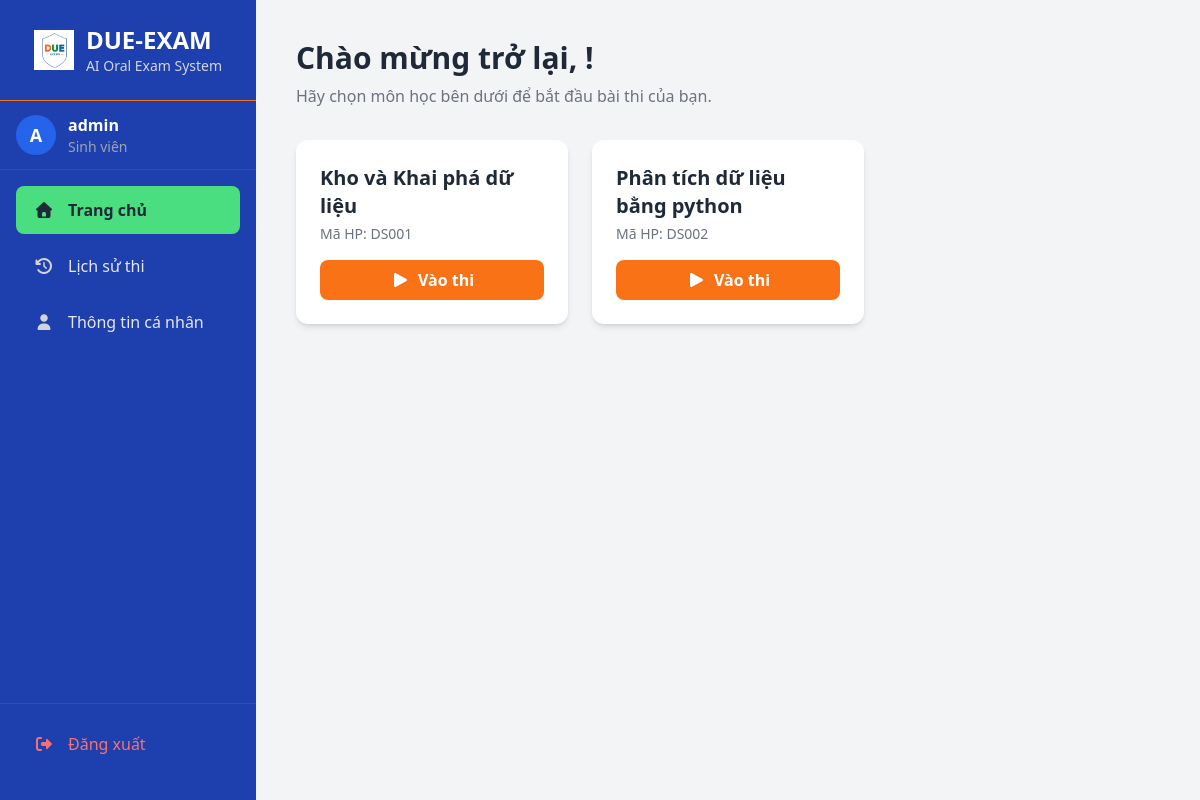
/student/dashboard/ (signed in), run on the app's committed database.
### qna/models.py (models this page shows, shortened)
class UserProfile(models.Model):
    user = models.OneToOneField(settings.AUTH_USER_MODEL, on_delete=models.CASCADE)
    is_lecturer = models.BooleanField(default=False)
    subjects_taught = models.ManyToManyField(Subject, blank=True, related_name="lecturers")
    full_name = models.CharField(max_length=150, blank=True, default="")
    class_name = models.CharField(max_length=100, blank=True, default="")
    student_id = models.CharField(max_length=150, blank=True, default="")
    profile_image_blob = models.BinaryField(null=True, blank=True)
    profile_image_mime = models.CharField(max_length=100, blank=True, default="")

class Subject(models.Model):
    name = models.CharField(max_length=255, verbose_name="Tên môn học")
    subject_code = models.CharField(max_length=20, unique=True, verbose_name="Mã môn học")
    quiz_data_file = models.CharField(max_length=255, blank=True, null=True, help_text="Ví dụ: data_analysis_quiz.json")
    exam_password = models.CharField(
        max_length=100,
        blank=True,
        null=True,
        verbose_name="Mật khẩu bài thi",
        help_text="Mật khẩu để sinh viên vào bài thi (để trống nếu không cần)",
    )

### qna/views.py (the view)
# urls.py: path("student/dashboard/", views.dashboard_view, name="dashboard"),
@login_required
def dashboard_view(request: HttpRequest) -> HttpResponse:
    subjects = Subject.objects.all().order_by("name")
    recent_sessions = ExamSession.objects.filter(user=request.user).select_related("subject").order_by("-created_at")[
        :5]
    profile, _ = UserProfile.objects.get_or_create(user=request.user)
    return render(request, "qna/student/dashboard.html", {
        "subjects": subjects, "recent_sessions": recent_sessions,
        "full_name": profile.full_name or request.user.first_name,
    })

### qna/templates/qna/student/dashboard.html (shortened to what this page needs)
{% extends 'base.html' %}
{% block content %}
<h2 class="text-3xl font-bold text-gray-800 mb-2">Chào mừng trở lại, {{ full_name }}!</h2>
<p class="text-gray-500 mb-8">Hãy chọn môn học bên dưới để bắt đầu bài thi của bạn.</p>
<div class="grid grid-cols-1 md:grid-cols-2 lg:grid-cols-3 gap-6">
    {% for subject in subjects %}
    <div class="bg-white p-6 rounded-xl shadow-md hover:shadow-xl transition-shadow">
        <div class="flex items-start justify-between">
            <div class="flex-1">
                <h3 class="text-xl font-bold text-gray-800">{{ subject.name }}</h3>
                <p class="text-gray-500 text-sm mt-1">Mã HP: {{ subject.subject_code }}</p>
            </div>
        </div>
        <div class="mt-4">
            {% if subject.exam_password %}
            <a href="{% url 'qna:exam_password' subject.subject_code %}" class="w-full text-center block bg-orange-500 text-white font-bold py-2 px-4 rounded-lg hover:bg-orange-600 transition-colors">
                <i class="fas fa-unlock-alt mr-2"></i>Vào thi
            </a>
            {% else %}
            <a href="{% url 'qna:pre_exam_verification' subject.subject_code %}" class="w-full text-center block bg-orange-500 text-white font-bold py-2 px-4 rounded-lg hover:bg-orange-600 transition-colors">
                <i class="fas fa-play mr-2"></i>Vào thi
            </a>
            {% endif %}
        </div>
    </div>
    {% empty %}
    <p class="text-gray-500">Chưa có môn thi nào được tạo.</p>
    {% endfor %}
</div>
{% endblock %}

### Templates/base.html (shortened to what this page needs)
{% load static %}
<html lang="vi" class="h-full">
<head>
    <script src="https://cdn.tailwindcss.com"></script>
    <link rel="stylesheet" href="{% static 'css/all.min.css' %}">
</head>
<body class="bg-gray-100 font-sans h-full">
    <div class="flex h-screen overflow-hidden">
        <aside id="sidebar" class="w-64 bg-blue-800 text-gray-200 flex flex-col flex-shrink-0">
            <div class="p-6 flex items-center justify-center border-b border-orange-500">
                <img src="{% static 'images/logo.jpg' %}" alt="Logo" class="w-10 h-10 mr-3">
                <div>
                    <h1 class="text-2xl font-bold text-white">DUE-EXAM</h1>
                    <p class="text-sm text-gray-300">AI Oral Exam System</p>
                </div>
            </div>
            <div class="px-4 py-3 border-b border-blue-700">
                <div class="flex items-center">
                    <div class="w-10 h-10 bg-blue-600 rounded-full flex items-center justify-center text-white font-bold text-lg">
                        {{ user.username|slice:":1"|upper }}
                    </div>
                    <div class="ml-3">
                        <p class="text-white font-semibold">{{ user.userprofile.full_name|default:user.username }}</p>
                        <p class="text-sm text-gray-400">
                            {% if user.userprofile.is_lecturer %}Giảng viên{% else %}Sinh viên{% endif %}
                        </p>
                    </div>
                </div>
            </div>
            <nav class="flex-1 px-4 py-4 space-y-2 overflow-y-auto">
                {% if user.userprofile.is_lecturer %}
                <a href="{% url 'qna:lecturer_dashboard' %}" class="sidebar-link flex items-center px-4 py-3 rounded-lg transition-colors hover:bg-blue-700 {% if request.resolver_match.url_name == 'lecturer_dashboard' %}active{% endif %}">
                    <i class="fas fa-home w-6 text-gray-300"></i>
                    <span class="ml-3">Dashboard</span>
                </a>
                <a href="{% url 'qna:lecturer_questions_screen' %}" class="sidebar-link flex items-center px-4 py-3 rounded-lg transition-colors hover:bg-blue-700 {% if request.resolver_match.url_name == 'lecturer_questions_screen' %}active{% endif %}">
                    <i class="fas fa-question-circle w-6 text-gray-300"></i>
                    <span class="ml-3">Quản lý câu hỏi</span>
                </a>
                <a href="{% url 'qna:lecturer_exam_codes_screen' %}" class="sidebar-link flex items-center px-4 py-3 rounded-lg transition-colors hover:bg-blue-700 {% if request.resolver_match.url_name == 'lecturer_exam_codes_screen' or request.resolver_match.url_name == 'lecturer_generate_codes_screen' %}active{% endif %}">
                    <i class="fas fa-file-alt w-6 text-gray-300"></i>
                    <span class="ml-3">Quản lý đề thi</span>
                </a>
                <div>
                    <button onclick="toggleSubmenu('examSessionMenu')" class="w-full flex items-center justify-between px-4 py-3 rounded-lg transition-colors hover:bg-blue-700 text-left">
                        <div class="flex items-center">
                            <i class="fas fa-calendar-alt w-6 text-gray-300"></i>
                            <span class="ml-3">Ca thi</span>
                        </div>
                        <i class="fas fa-chevron-down text-gray-400 transition-transform" id="examSessionMenuArrow"></i>
                    </button>
                    <div id="examSessionMenu" class="submenu ml-6 space-y-1">
                        <a href="{% url 'qna:lecturer_create_session_screen' %}" class="submenu-link block px-4 py-2 rounded-lg text-sm text-gray-300 hover:text-white hover:bg-blue-700 transition-colors {% if request.resolver_match.url_name == 'lecturer_create_session_screen' %}active{% endif %}">
                            <i class="fas fa-plus-circle w-5 mr-2"></i>Tạo ca thi
                        </a>
                        <a href="{% url 'qna:lecturer_exam_sessions_list' %}" class="submenu-link block px-4 py-2 rounded-lg text-sm text-gray-300 hover:text-white hover:bg-blue-700 transition-colors {% if request.resolver_match.url_name == 'lecturer_exam_sessions_list' %}active{% endif %}">
                            <i class="fas fa-list-alt w-5 mr-2"></i>Danh sách ca thi
                        </a>
                    </div>
                </div>
                <div>
                    <button onclick="toggleSubmenu('resultMenu')" class="w-full flex items-center justify-between px-4 py-3 rounded-lg transition-colors hover:bg-blue-700 text-left">
                        <div class="flex items-center">
                            <i class="fas fa-chart-bar w-6 text-gray-300"></i>
                            <span class="ml-3">Kết quả</span>
                        </div>
                        <i class="fas fa-chevron-down text-gray-400 transition-transform" id="resultMenuArrow"></i>
                    </button>
                    <div id="resultMenu" class="submenu ml-6 space-y-1">
                        <a href="{% url 'qna:lecturer_student_review_screen' %}" class="submenu-link block px-4 py-2 rounded-lg text-sm text-gray-300 hover:text-white hover:bg-blue-700 transition-colors {% if request.resolver_match.url_name == 'lecturer_student_review_screen' %}active{% endif %}">
                            <i class="fas fa-user-graduate w-5 mr-2"></i>Xem bài làm sinh viên
                        </a>
                        <a href="{% url 'qna:lecturer_export_reports_screen' %}" class="submenu-link block px-4 py-2 rounded-lg text-sm text-gray-300 hover:text-white hover:bg-blue-700 transition-colors {% if request.resolver_match.url_name == 'lecturer_export_reports_screen' %}active{% endif %}">
                            <i class="fas fa-file-excel w-5 mr-2"></i>Xuất báo cáo
                        </a>
                    </div>
                </div>
                <a href="{% url 'qna:lecturer_manage_rooms' %}" class="sidebar-link flex items-center px-4 py-3 rounded-lg transition-colors hover:bg-blue-700 {% if request.resolver_match.url_name == 'lecturer_manage_rooms' %}active{% endif %}">
                    <i class="fas fa-door-open w-6 text-gray-300"></i>
                    <span class="ml-3">Quản lý phòng thi</span>
                </a>
                {% else %}
                <a href="{% url 'qna:dashboard' %}" class="sidebar-link flex items-center px-4 py-3 rounded-lg transition-colors hover:bg-blue-700 {% if request.resolver_match.url_name == 'dashboard' %}active{% endif %}">
                    <i class="fas fa-home w-6 text-gray-300"></i>
                    <span class="ml-3">Trang chủ</span>
                </a>
                <a href="{% url 'qna:history' %}" class="sidebar-link flex items-center px-4 py-3 rounded-lg transition-colors hover:bg-blue-700 ">
                    <i class="fas fa-history w-6 text-gray-300"></i>
                    <span class="ml-3">Lịch sử thi</span>
                </a>
                {% endif %}
                {% if user.userprofile.is_lecturer %}
                    <a href="{% url 'qna:lecturer_profile' %}"class="sidebar-link flex items-center px-4 py-3 rounded-lg transition-colors hover:bg-blue-700 {% if request.resolver_match.url_name == 'profile' %}active{% endif %}">
                        <i class="fas fa-user w-6 text-gray-300"></i>
                        <span class="ml-3">Thông tin cá nhân</span>
                    </a>
                {% else %}
                    <a href="{% url 'qna:profile' %}" class="sidebar-link flex items-center px-4 py-3 rounded-lg transition-colors hover:bg-blue-700 {% if request.resolver_match.url_name == 'profile' %}active{% endif %}">
                        <i class="fas fa-user w-6 text-gray-300"></i>
                        <span class="ml-3">Thông tin cá nhân</span>
                    </a>
                {% endif %}
            </nav>
            <div class="p-4 border-t border-blue-700">
                <form method="post" action="{% url 'logout' %}">
                    <button type="submit" class="w-full flex items-center px-4 py-3 rounded-lg transition-colors text-red-400 hover:bg-red-500 hover:text-white">
                        <i class="fas fa-sign-out-alt w-6"></i>
                        <span class="ml-3">Đăng xuất</span>
                    </button>
                </form>
            </div>
        </aside>
        <main class="flex-1 p-6 md:p-10 overflow-y-auto">
            {% block content %}
            {% endblock %}
        </main>
    </div>
</body>
</html>

### Templates/base.html (style rules this page uses)
.sidebar-link.active { background-color: #4ade80; color: #1f2937; font-weight: 600; }
.sidebar-link.active i { color: #1f2937; }
#sidebar { transition: margin-left 0.3s ease-in-out; }

### data on the page
Subject: name "Kho và Khai phá dữ liệu", subject_code "DS001", shows "Vào thi"
Subject: name "Phân tích dữ liệu bằng python", subject_code "DS002", shows "Vào thi"

### other printed values
{{ user.username|slice:":1"|upper }} "A"
{{ user.userprofile.full_name|default:user.username }} "admin"
